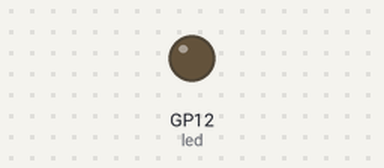
Simulated run of this program. Board: Raspberry Pi Pico running MicroPython. Shown: output pins drawn as LEDs (lit = HIGH). At 0.1 s the program stops and its outputs stay as they are.

Above: at 0.2 s.
Timing chart, 0 to 1.6 s (numbered marks = the images above):
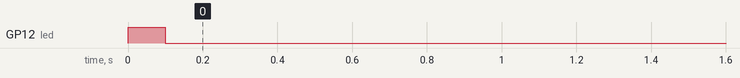

The program:

led_blink.py
```python
# UAMT_BOT demo - line follow
# Ludek Zalud, 25.6.2025
# HW version: UAMTbot 0.9
# Functions: blinks with blue LED once for 100 ms

from machine import Pin, PWM, I2C
import time

led = Pin(12, Pin.OUT) #blue LED

led.on() #blue LED ON
time.sleep_ms(100)
led.off() #blue LED OFF
```

Measured:
- by itself, GP12 (led): LOW → HIGH at 0.00 s, → LOW 0.10 s later
